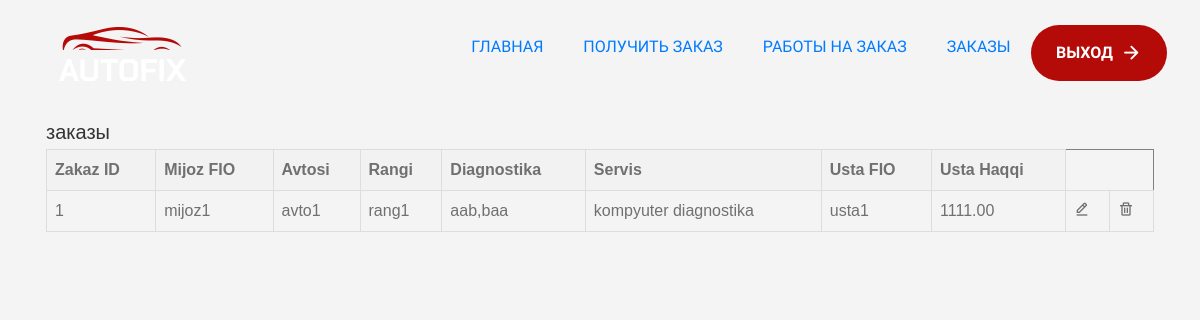
The page /zakazlar/ (signed in) on the database as committed earlier.
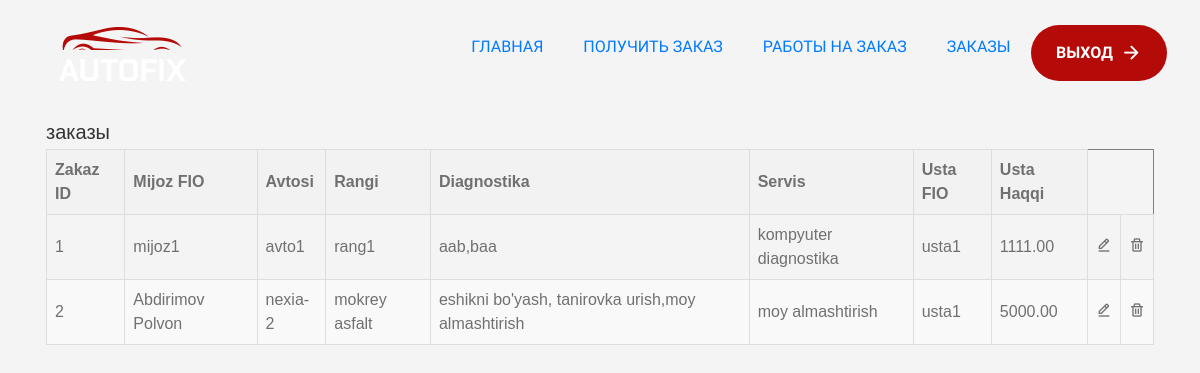
The same page on the database as committed later.
### pgapp/models.py (models this page shows, shortened)
class Diagnostikalar(models.Model):
    zakaz_id=models.ForeignKey(Zakaz,on_delete=models.CASCADE)
    usta_id=models.ForeignKey(Ustalar,on_delete=models.CASCADE)
    usta_haqqi=models.DecimalField(max_digits=10,decimal_places=2)
    servis=models.CharField(max_length=200)

class Zakaz(models.Model):
    mijoz_fio=models.CharField(max_length=200)
    avtosi=models.CharField(max_length=200)
    rangi=models.CharField(max_length=200)
    diagnostika=models.CharField(max_length=200)

class Ustalar(models.Model):
    fio=models.CharField(max_length=200)
    tel=models.CharField(max_length=200)

### config/views.py (the view)
# urls.py: path('zakazlar/',ZakazlarView.as_view(),name='zakazlar'),
class ZakazlarView(AdminCheck,View):
    def get(self,request):
        diagnostikalar=Diagnostikalar.objects.all()
        return render(request,'admin/zakazlar.html',{'diagnostikalar':diagnostikalar})

### config/views.py (called while the page is built)
    def test_func(self):
        return self.request.user.is_superuser

### pgapp/templates/admin/zakazlar.html (shortened to what this page needs)
{% extends 'base.html' %}
{% load static %}
{% block content %}
<link rel="stylesheet" href="{% static 'mijoz/style.css' %}">
<link href='https://unpkg.com/boxicons@2.1.4/css/boxicons.min.css' rel='stylesheet'>
<head>
    <link rel="stylesheet" href="{% static 'admin/zakazlar.css' %}">
</head>
<body>
<div class="padd container">
    <h2>заказы</h2>
    <table border="1">
        <thead>
            <tr>
                <th>Zakaz ID</th>
                <th>Mijoz FIO</th>
                <th>Avtosi</th>
                <th>Rangi</th>
                <th>Diagnostika</th>
                <th>Servis</th>
                <th>Usta FIO</th>
                <th>Usta Haqqi</th>
            </tr>
        </thead>
        <tbody>
            {% for diagnostika in diagnostikalar %}
                <tr>
                    <td>{{ diagnostika.zakaz_id.id }}</td>
                    <td>{{ diagnostika.zakaz_id.mijoz_fio }}</td>
                    <td>{{ diagnostika.zakaz_id.avtosi }}</td>
                    <td>{{ diagnostika.zakaz_id.rangi }}</td>
                    <td>{{ diagnostika.zakaz_id.diagnostika }}</td>
                    <td>{{ diagnostika.servis }}</td>
                    <td>{{ diagnostika.usta_id.fio }}</td>
                    <td>{{ diagnostika.usta_haqqi }}</td>
                    <td><a href="{% url 'zakazedit' diagnostika.id %}">
                <i class='bx bx-edit-alt'></i>
            </a></td>
            <td>
                <a href="{% url 'zakazdelete' diagnostika.id %}">
                    <i class='bx bx-trash'></i>
                </a>
            </td>
                </tr>
            {% endfor %}
        </tbody>
    </table>
    </div>
</body>
</html>
{% endblock content%}

Rows that differ between the two databases and show on the page:
added Diagnostikalar: zakaz_id.id "2", zakaz_id.mijoz_fio "Abdirimov Polvon", zakaz_id.avtosi "nexia-2", zakaz_id.rangi "mokrey asfalt", zakaz_id.diagnostika "eshikni bo'yash, tanirovka urish,moy almashtirish", servis "moy almashtirish", usta_id.fio "usta1", usta_haqqi "5000.00"
